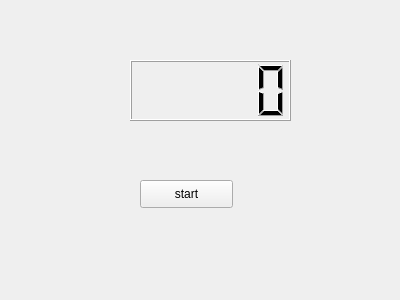
<?xml version="1.0" encoding="UTF-8"?>
<ui version="4.0">
 <class>Widget</class>
 <widget class="QWidget" name="Widget">
  <property name="geometry">
   <rect>
    <x>0</x>
    <y>0</y>
    <width>400</width>
    <height>300</height>
   </rect>
  </property>
  <property name="windowTitle">
   <string>Widget</string>
  </property>
  <widget class="QLCDNumber" name="lcdNumber">
   <property name="geometry">
    <rect>
     <x>130</x>
     <y>60</y>
     <width>161</width>
     <height>61</height>
    </rect>
   </property>
  </widget>
  <widget class="QPushButton" name="pushButton">
   <property name="geometry">
    <rect>
     <x>140</x>
     <y>180</y>
     <width>93</width>
     <height>28</height>
    </rect>
   </property>
   <property name="text">
    <string>start</string>
   </property>
  </widget>
 </widget>
 <layoutdefault spacing="6" margin="11"/>
 <resources/>
 <connections/>
</ui>
